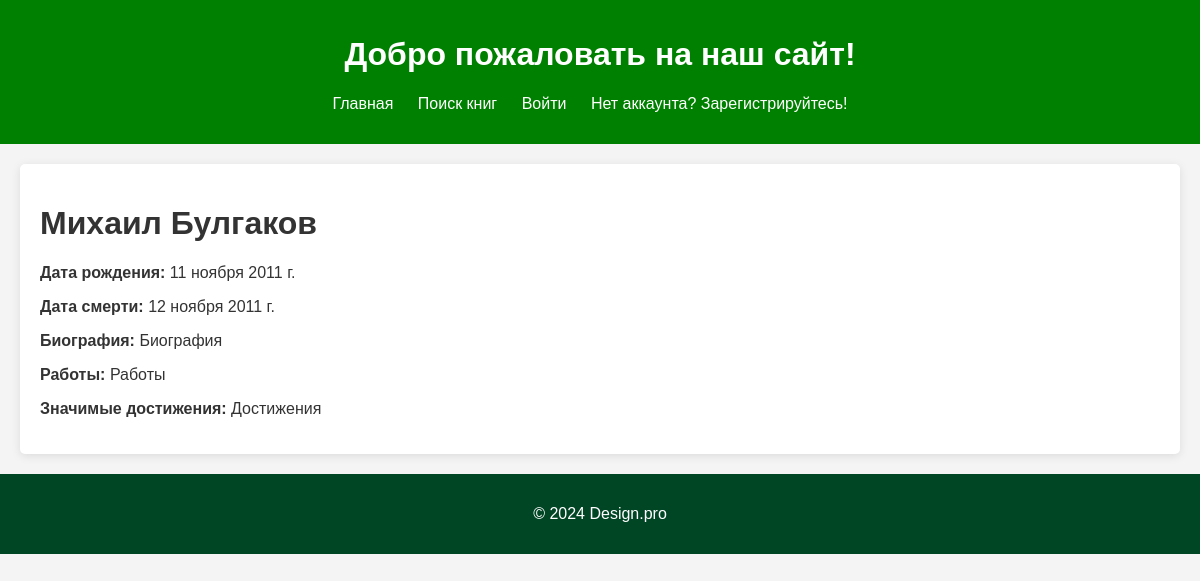
The app's page /EA/author/1/ with its own data.
### EA/models.py (models this page shows, shortened)
class Author(models.Model):
    first_name = models.CharField(max_length=100)
    last_name = models.CharField(max_length=100)
    date_of_birth = models.DateField(null=True, blank=True)
    date_of_death = models.DateField('Died', null=True, blank=True)
    biography = models.TextField(max_length=2000, help_text="Enter a brief biography of the author", blank=True, null=True)
    works = models.TextField(max_length=2000, help_text="List of works by the author", blank=True, null=True)
    notable_achievements = models.TextField(max_length=2000, help_text="Significant achievements of the author", blank=True, null=True)
    class Meta:
        ordering = ['last_name']
        unique_together = (('first_name', 'last_name'),)

### EA/views.py (the view)
# urls.py: path('author/<int:pk>/', views.AuthorDetailView.as_view(), name='author-detail'),
class AuthorDetailView(generic.DetailView):
    model = Author
    template_name = 'author_detail.html'
    context_object_name = 'author'

### EA/templates/author_detail.html (shortened to what this page needs)
{% extends "base.html" %}
{% block content %}
<h1>{{ author.first_name }} {{ author.last_name }}</h1>
<p><strong>Дата рождения:</strong> {{ author.date_of_birth }}</p>
<p><strong>Дата смерти:</strong> {{ author.date_of_death }}</p>
<p><strong>Биография:</strong> {{ author.biography }}</p>
<p><strong>Работы:</strong> {{ author.works }}</p>
<p><strong>Значимые достижения:</strong> {{ author.notable_achievements }}</p>
{% endblock %}

### EA/static/css/style.css (style rules this page uses)
body { font-family: Arial, sans-serif; margin: 0; padding: 0; background-color: #f4f4f4; color: #333; }

### records on screen
Author: first_name "Михаил", last_name "Булгаков", date_of_birth "11 ноября 2011 г.", date_of_death "12 ноября 2011 г.", biography "Биография", works "Работы", notable_achievements "Достижения"
